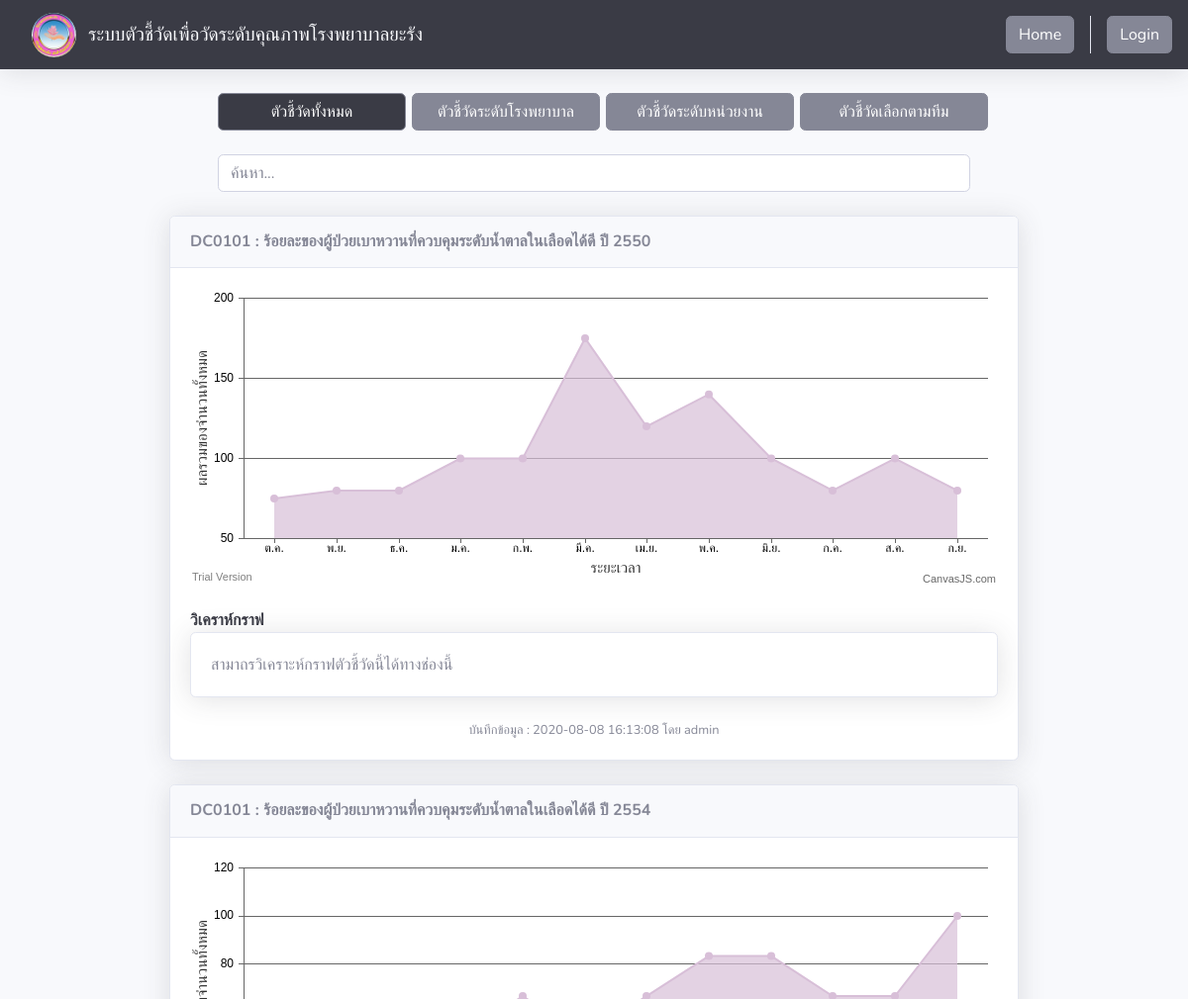
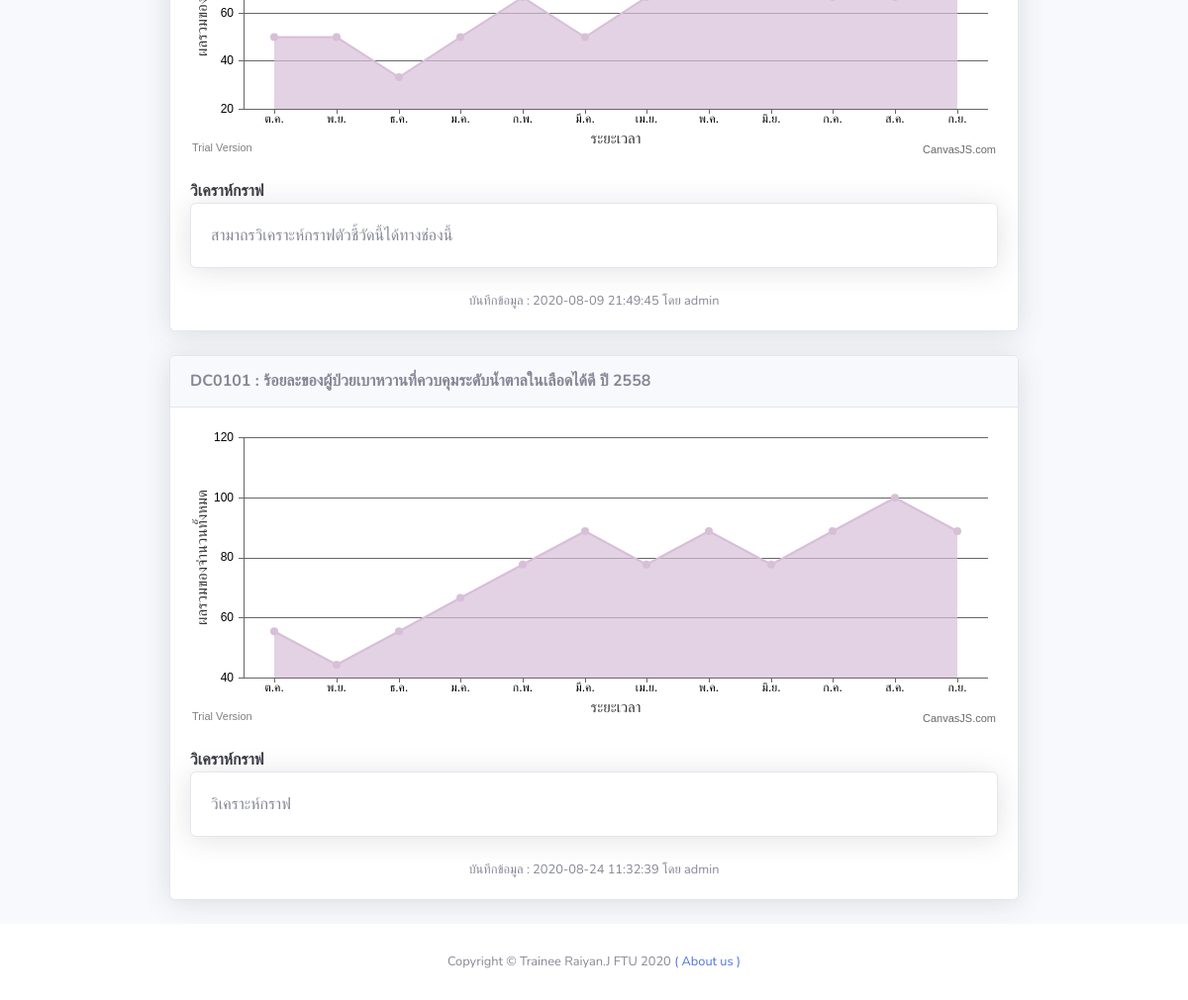
Page /public/home.php on the committed database (2 pictures, top to bottom).
### tables this page shows
CREATE TABLE `graph_m` (
  `graph_m_id` varchar(20) NOT NULL,
  `indicator` varchar(20) NOT NULL,
  `year` int(10) NOT NULL,
  `number1` varchar(10) NOT NULL,
  `divisor1` varchar(10) NOT NULL,
  `number2` varchar(10) NOT NULL,
  `divisor2` varchar(10) NOT NULL,
  `number3` varchar(10) NOT NULL,
  `divisor3` varchar(10) NOT NULL,
  `number4` varchar(10) NOT NULL,
  `divisor4` varchar(10) NOT NULL,
  `number5` varchar(10) NOT NULL,
  `divisor5` varchar(10) NOT NULL,
  `number6` varchar(10) NOT NULL,
  `divisor6` varchar(10) NOT NULL,
  `number7` varchar(10) NOT NULL,
  `divisor7` varchar(10) NOT NULL,
  `number8` varchar(10) NOT NULL,
  `divisor8` varchar(10) NOT NULL,
  `number9` varchar(10) NOT NULL,
  `divisor9` varchar(10) NOT NULL,
  `number10` varchar(10) NOT NULL,
  `divisor10` varchar(10) NOT NULL,
  `number11` varchar(10) NOT NULL,
  `divisor11` varchar(10) NOT NULL,
  `number12` varchar(10) NOT NULL,
  `divisor12` varchar(10) NOT NULL,
  `mean` int(50) DEFAULT NULL,
  `comment` varchar(1000) DEFAULT NULL,
  `date` datetime NOT NULL DEFAULT current_timestamp(),
  `user_post` varchar(20) DEFAULT NULL,
  `status` int(10) NOT NULL DEFAULT 0
);

CREATE TABLE `indicator` (
  `id` int(10) NOT NULL,
  `indicator_code` varchar(20) NOT NULL,
  `indicator_name` varchar(300) NOT NULL,
  `first_name` varchar(500) NOT NULL,
  `last_name` varchar(500) NOT NULL,
  `degree` int(10) NOT NULL,
  `team_code` varchar(10) NOT NULL
);

### public/home.php (the view, shortened to what this page needs)
<!DOCTYPE html>
<html lang="en">
<head>
  <?php include('../include/head.php'); ?>
</head>
<body id="page-top">
  <div id="wrapper">
    <div id="content-wrapper" class="d-flex flex-column">
      <div id="content">
        <?php include('../include/topbar.php'); ?>
        <div class="container-fluid">
          <div class="row justify-content-center">
            <div class="col-xl-2 col-md-6 mb-4">
              <a href="home.php" class="btn btn-secondary btn-icon-split align-items-center bg-gray-900" style="width:190px">
                <span class="text">ตัวชี้วัดทั้งหมด</span>
              </a>
            </div>
            <div class="col-xl-2 col-md-6 mb-4">
              <a href="home_degree_1.php" class="btn btn-secondary btn-icon-split align-items-center" style="width:190px">
                <span class="text">ตัวชี้วัดระดับโรงพยาบาล</span>
              </a>
            </div>
            <div class="col-xl-2 col-md-6 mb-4">
              <a href="home_degree_2.php" class="btn btn-secondary btn-icon-split align-items-center" style="width:190px">
                <span class="text">ตัวชี้วัดระดับหน่วยงาน</span>
              </a>
            </div>
            <div class="col-xl-2 col-md-6 mb-4">
              <a href="#" class="btn btn-secondary btn-icon-split align-items-center" id="navbarDropdown" role="button" data-toggle="dropdown" style="width:190px">
                <span class="text">ตัวชี้วัดเลือกตามทีม</span>
              </a>
            </div>
          </div>
          <?php include('../include/homeinfo.php'); ?>
        </div>
      </div>
      <?php include('../include/footer.php'); ?>
    </div>
  </div>
</body>
</html>

### include/homeinfo.php (shortened to what this page needs)
<div class="row justify-content-center">
  <div class="col-xl-8 col-md-6 mb-4">
    <input class="form-control" id="listSearch" type="text" placeholder="ค้นหา...">
  </div>
</div>
<ul class="list-group" id="myList">
  <?php
  $sql = "SELECT graph_m.*, indicator.*
          FROM graph_m, indicator
          WHERE indicator.indicator_code=graph_m.indicator
          AND status = '1'";
  $objQuery = mysqli_query($connect, $sql);
  while ($row = mysqli_fetch_array($objQuery)) {
    $graph_id = $row['graph_m_id'];
    $ind_id = $row['indicator_code'];
    $ind_name = $row['indicator_name'];
    $comment = $row['comment'];
    $user_post = $row['user_post'];
    $date = $row['date'];
    $year = $row['year'];
  ?>
    <li class="list-group">
      <div class="row justify-content-center">
        <div class="col-xl-9 col-lg-7">
          <div class="card shadow mb-4">
            <div class="card-header py-3 d-flex flex-row align-items-center justify-content-between">
              <h6 class="m-0 font-weight-bold text-secondery"><?php echo $ind_id; ?> : <?php echo $ind_name; ?> ปี <?php echo $year; ?></h6>
            </div>
            <div class="card-body">
              <div class="chart-area">
                <div id="<?php echo $graph_id ?>" style="height: 300px; width: 100%;"></div>
              </div>
              <b><span class="text-gray-900 form-text text-left">วิเคราห์กราฟ</span></b>
              <div class="card shadow mb-4">
                <div class="card-body">
                  <?php echo $comment; ?>
                </div>
              </div>
              <div class="small text-center">
                <span>บันทึกข้อมูล : <?php echo $date; ?> โดย <?php echo $user_post; ?></span>
              </div>
            </div>
          </div>
        </div>
      </div>
    </li>
  <?php } ?>
</ul>

### rows in the picture
graph_m: indicator.indicator_code "DC0101", indicator.indicator_name "ร้อยละของผู้ป่วยเบาหวานที่ควบคุมระดับน้ำตาลในเลือดได้ดี", year "2550", comment "สามาถรวิเคราะห์กราฟตัวชี้วัดนี้ได้ทางช่องนี้", date "2020-08-08 16:13:08", user_post "admin"
graph_m: indicator.indicator_code "DC0101", indicator.indicator_name "ร้อยละของผู้ป่วยเบาหวานที่ควบคุมระดับน้ำตาลในเลือดได้ดี", year "2554", comment "สามาถรวิเคราะห์กราฟตัวชี้วัดนี้ได้ทางช่องนี้", date "2020-08-09 21:49:45", user_post "admin"
graph_m: indicator.indicator_code "DC0101", indicator.indicator_name "ร้อยละของผู้ป่วยเบาหวานที่ควบคุมระดับน้ำตาลในเลือดได้ดี", year "2558", comment "วิเคราะห์กราฟ", date "2020-08-24 11:32:39", user_post "admin"
